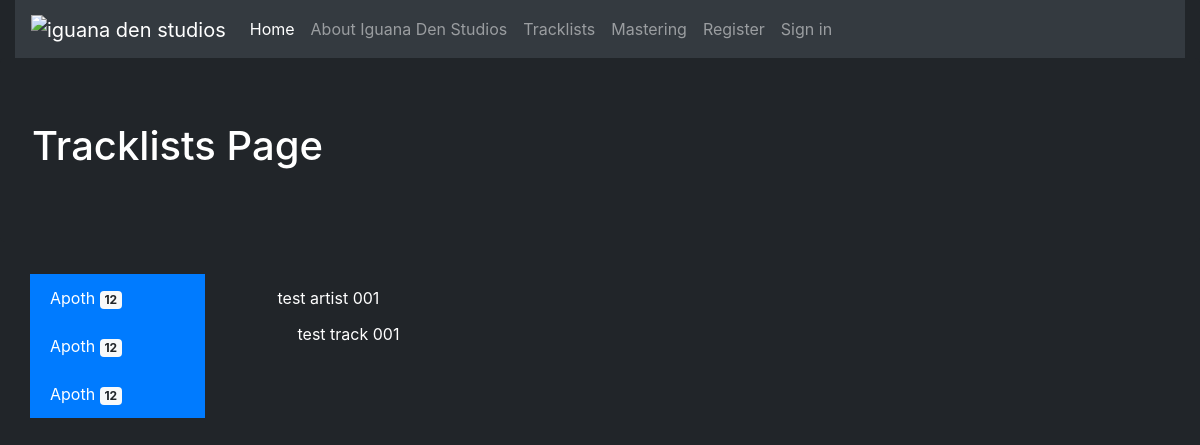
The page /1 on the database its author committed.
### iguanadenstudios/upload/models/upload.py (models this page shows, shortened)
class TracklistName(db.Model):
    __tablename__ = 'tracklist_names'
    id = db.Column(db.Integer, primary_key = True)
    artist_dj_name = db.Column(db.String)
    tracklist_mix_name = db.Column(db.String)
    upload_date = db.Column(db.DateTime, default = datetime.utcnow)
    dj_name = db.relationship('TracklistDetails', backref = 'artist_dj_name', lazy = True)
    mix_name = db.relationship('TracklistDetails', backref = 'tracklist_mix_name', lazy = True)

class TracklistDetails(db.Model):
    __tablename__ = 'tracklist_details'
    tracklist_name = db.relationship(TracklistName)
    id = db.Column(db.Integer, primary_key = True)
    track_artist = db.Column(db.String)
    track_title = db.Column(db.String)
    tracklist_name_id = db.Column(db.Integer, db.ForeignKey('tracklist_names.id'))

### iguanadenstudios/tracklists/routes.py (the view)
@tracklists_blueprint.route('/<int:tracklist_name_id>')
def load_tracklist(tracklist_name_id):
    tracklist_details = [TracklistDetails.query.get(tracklist_name_id)]
    td_list = []
    for item in tracklist_details:
        td_list.append(item)
    artist_tracklist_name = TracklistName.query.all()
    return render_template('tracklists.html',
                            artist_tracklist_name = artist_tracklist_name,
                            td_list = td_list)

### iguanadenstudios/tracklists/templates/tracklists/tracklists.html
{% extends 'base.html' %}
{% block content %}
<div class="apoth-jumbotron jumbotron">
    <h1>Tracklists Page</h1>
</div>
<div class="container-fluid">
    <div class="row no-gutters">
        <div class="col col-lg-3 align-self-start">
            {% with tracklist_details = tracklist_details %}
                {% include 'sidenav.html' %}
            {% endwith %}
        </div>
        <div class="col-lg-9 apoth-row-negative-margin-left">
            {% with td_list = td_list %}
                {% include 'listdisplay.html' %}
            {% endwith %}
        </div>
    </div>
</div>
{% endblock content %}

### iguanadenstudios/templates/base.html (shortened to what this page needs)
<!DOCTYPE html>
<html lang="en-US" dir="ltr">
    <head>
        {% block head %}
        {% block styles %}
            <link rel="stylesheet" type="text/css" media="screen" href="/static/css/bootstrap.css">
            <link rel="stylesheet" type="text/css" media="screen" href="/static/css/bootstrap-grid.css">
            <link rel="stylesheet" type="text/css" media="screen" href="/static/css/apothstyles.css">
        {% endblock styles %}
        {% endblock head %}
    </head>
    <body>
        <header>
            <div class="container-fluid">
                <nav class="navbar navbar-expand-lg navbar-dark bg-dark">
                    <a class="navbar-brand" href="{{ url_for('index') }}">
                        <img class="apoth-ids-brand" src="/static/images/iguana-den-studios.jpg" alt="iguana den studios"
                        style="width: 100px; height: 50px;">
                    </a>
                    <div class="collapse navbar-collapse" id="navbarNavAltMarkup">
                        <div class="navbar-nav">
                            <a class="nav-item nav-link active" href="{{ url_for('index') }}">Home <span class="sr-only">(current)</span></a>
                            <a class="nav-item nav-link" href="{{ url_for('about_us.about_us') }}">About Iguana Den Studios</a>
                            <a class="nav-item nav-link" href="{{ url_for('tracklists.tracklists') }}">Tracklists</a>
                            <a class="nav-item nav-link" href="{{ url_for('mastering.mastering') }}">Mastering</a>
                            {% if current_user.is_authenticated %}
                                <a class="nav-item nav-link" href="{{ url_for('upload.upload') }}">Upload</a>
                                <a class="nav-item nav-link" href="{{ url_for('sign_in.logout') }}">Logout</a>
                            {% else %}
                                <a class="nav-item nav-link" href="{{ url_for('register.register') }}">Register</a>
                                <a class="nav-item nav-link" href="{{ url_for('sign_in.sign_in') }}">Sign in</a>
                            {% endif %}
                        </div>
                    </div>
                </nav>
            </div>
        </header>
        {% block content %}
        {% endblock content %}
    </body>
</html>

### iguanadenstudios/tracklists/templates/tracklists/sidenav.html (shortened to what this page needs)
{% block sidenav %}
    <div class="container">
        <div class="row no-gutters">
            {% for artist in artist_tracklist_name %}
                <div class="col-md-8">
                    <div class="list-group list-group-flush">
                        <button type="button" class="list-group-item list-group-item-action active"
                                        data-toggle="collapse" data-target="#{{ artist.artist_dj_name|replace(' ', '_') }}"
                                        aria-expanded="false" aria-controls="{{ artist.artist_dj_name|replace(' ', '_') }}">
                            {{ artist.artist_dj_name }}
                            <span class="badge badge-light">12</span>
                        </button>
                    </div>
                </div>
            {% endfor %}
        </div>
    </div>
{% endblock sidenav %}

### iguanadenstudios/tracklists/templates/tracklists/listdisplay.html
{% block listdisplay %}
        <div class="row no-gutters">
            <div class="col-md-8 align-self-start">
                {% for track in td_list %}
                    <ul class="apoth-list-group apoth-list-group-flush">
                        <li class="apoth-list-group-item">
                            {{ track.track_artist }}
                            <ul class="apoth-list-group apoth-list-group-flush">
                                <li class="apoth-list-group-item">
                                    {{ track.track_title}}
                                </li>
                            </ul>
                        </li>
                    </ul>
                {% endfor %}
            </div>
        </div>
{% endblock listdisplay %}

### iguanadenstudios/static/css/apothstyles.css (style rules this page uses)
body { margin: 0; font-family: -apple-system, BlinkMacSystemFont, "Segoe UI", Roboto, "Helvetica Neue", Arial, "Noto Sans", sans-serif, "Apple Color Emoji", "Segoe UI Emoji", "Segoe UI Symbol", "Noto Color Emoji"; font-size: 1rem; font-weight: 400; line-height: 1.5; background-color: #212529; text-align: left; color: #fff; }
li, ul { list-style-type: none; }
.apoth-row-negative-margin-left { margin-left: -50px; }
.apoth-jumbotron { background-color: #212529; }
.apoth-ids-brand { width: 100px; height: 100px; }
.apoth-list-group { display: -ms-flexbox; display: flex; -ms-flex-direction: column; flex-direction: column; padding-left: 0; margin-bottom: 0; }
.apoth-list-group-flush .apoth-list-group-item { border-right: 0; border-left: 0; border-radius: 0; }
.apoth-list-group-flush .apoth-list-group-item:last-child { margin-bottom: -1px; }
.apoth-list-group-flush:first-child .apoth-list-group-item:first-child { border-top: 0; }
.apoth-list-group-flush:last-child .apoth-list-group-item:last-child { margin-bottom: 0; border-bottom: 0; }
.apoth-list-group-item { position: relative; display: block; padding: 0.75rem 1.25rem; margin-bottom: -1px; background-color: none; border: 1px solid rgba(0, 0, 0, 0.125); }
.apoth-list-group-item:first-child { border-top-left-radius: 0.25rem; border-top-right-radius: 0.25rem; }
.apoth-list-group-item:last-child { margin-bottom: 0; border-bottom-right-radius: 0.25rem; border-bottom-left-radius: 0.25rem; }

### rows shown on the page
TracklistName: artist_dj_name "Apoth"
TracklistName: artist_dj_name "Apoth"
TracklistName: artist_dj_name "Apoth"
TracklistDetails: track_artist "test artist 001", track_title "test track 001"
